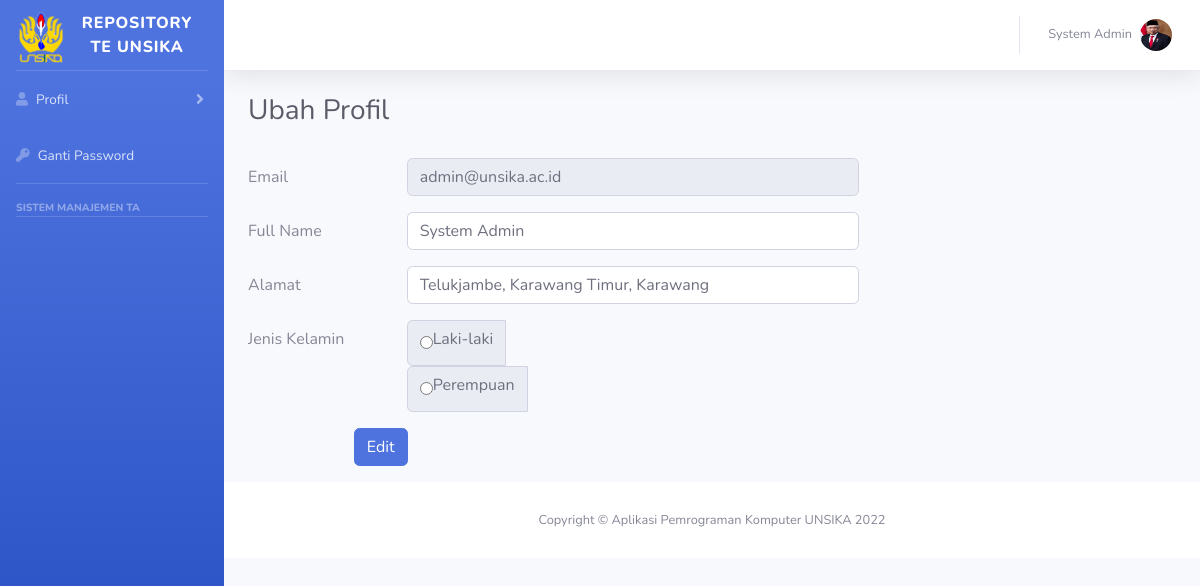
Page /dashboard/edit_profil.php?id=1 on the committed database.
### tables this page shows
CREATE TABLE `user` (
  `id` int(9) NOT NULL,
  `nama` varchar(255) NOT NULL,
  `email` varchar(255) NOT NULL,
  `password` varchar(255) NOT NULL,
  `gender` int(2) NOT NULL,
  `address` varchar(255) NOT NULL,
  `path` varchar(255) NOT NULL,
  `role` int(2) NOT NULL,
  `NID` varchar(30) NOT NULL
);

### query.php (called while the page is built, shortened)
<?php
include 'koneksi.php';
$id = $_GET['id'];
$query_mysql = mysqli_query($host, "SELECT * FROM `user` WHERE `id` LIKE '$id'") or die(mysqli_error($host));
$data = mysqli_fetch_array($query_mysql);
$nama = $data['nama'];
$foto = $data['path'];

### dashboard/edit_profil.php (the view)
<?php
include "template/sidebar.php";
include 'template/header.php';
?>
<div class="container-fluid">
    <h1 class="h3 mb-4 text-gray-800">Ubah Profil</h1>
    <form action="editfcn.php" method="GET">
        <div class="row">
            <div> <input style="opacity:0" name="id" value="<?php echo $_GET['id'] ?>"></div>
            <div> <input style="opacity:0" name="role" value=""></div>
            <div class="col-lg-8" style="margin-top: -2vw;">
                <div class="form-group row">
                    <label for="email" class="col-sm-3
                     col-form-label">Email</label>
                    <div class="col-sm-9">
                        <input type="text" class="form-control" id="email" name="email" value="<?php echo $data['email']; ?>" readonly>
                    </div>
                </div>
                <div class="form-group row">
                    <label for="nama" class="col-sm-3
                     col-form-label">Full Name</label>
                    <div class="col-sm-9">
                        <input type="text" class="form-control" id="nama" name="nama" value="<?php echo $data['nama']; ?>">
                    </div>
                </div>
                <div class="form-group row">
                    <label for="alamat" class="col-sm-3
                     col-form-label">Alamat</label>
                    <div class="col-sm-9">
                        <input type="text" class="form-control" id="alamat" name="alamat" value="<?php echo $data['address']; ?>">
                    </div>
                </div>
                <div class="form-group row">
                                    <label for="jenis_kelamin" class="col-sm-3
                                    col-form-label">Jenis Kelamin</label>
                                    <div class="col-sm-9">
                                    <div class="input-group">
                                        <div class="input-group-prepend">
                                            <div class="input-group-text">
                                            <input type="radio" id="lelaki" name="gender" value="1">
                                            <label for="lelaki">Laki-laki</label><br>
                                            </div>
                                        </div>
                                        </div>
                                    </div>
                                    <label class="col-sm-3
                                    col-form-label mt-3"></label>
                                    <div class="col-sm-9">
                                    <div class="input-group">
                                        <div class="input-group-prepend">
                                            <div class="input-group-text">
                                            <input type="radio" id="Perempuan" name="gender" value="2">
                                            <label for="Perempuan">Perempuan</label><br>
                                            </div>
                                        </div>
                                        </div>
                                    </div>
                                </div>
                <div class="form-group row justify-content-end">
                    <div class="col-sm-10">
                        <button type="submit" class="btn btn-primary">Edit</button>
                    </div>
                </div>
            </div>
    </form>
</div>
</div>
<?php
include 'template/footer.php'
?>

### dashboard/template/header.php (shortened to what this page needs)
<div id="content-wrapper" class="d-flex flex-column">
    <div id="content">
                    <nav class="navbar navbar-expand navbar-light bg-white topbar mb-4 static-top shadow">
                        <ul class="navbar-nav ml-auto">
                            <li class="nav-item dropdown no-arrow">
                                <a class="nav-link dropdown-toggle" href="login.php" id="userDropdown" role="button"
                                    data-toggle="dropdown" aria-haspopup="true" aria-expanded="false">
                                    <span class="mr-2 d-none d-lg-inline text-gray-600 small"><?php echo $nama  ?></span>
                                    <img class="img-profile rounded-circle"
                                        src="img/<?php echo $foto ?>">
                                </a>
                            </li>
                        </ul>
                    </nav>

### rows in the picture
user: nama "System Admin", path (picture), email "admin@unsika.ac.id", alamat "Telukjambe, Karawang Timur, Karawang"
